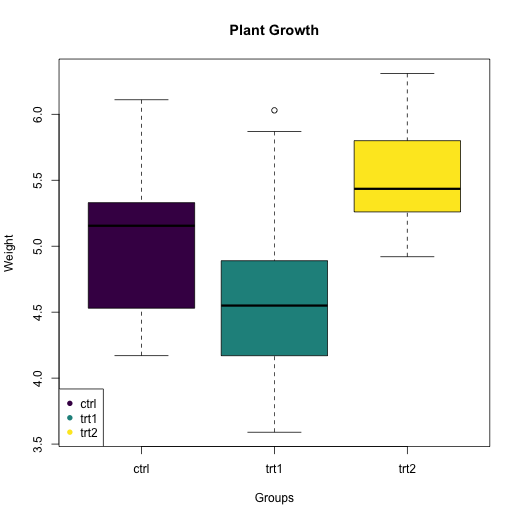

R code for this plot:
#### Setup ####
getwd() # get working directory
setwd("/Users/kris/GitHub/intersession_datav_2024/code")

# install.packages("viridis")

library(datasets) # this line loads the 
library(viridis) # this line loads the viridis library

### Data ###
data('PlantGrowth') # load "Plantgrowth" to the environment
class(PlantGrowth) # checking the class of "iris"
head(PlantGrowth) # gets the first 6 entry of the dataset

### Plotting ###
par(mfrow = c(1,1))
col.groups.unique <- viridis::viridis(length(unique(PlantGrowth$group)))
names(col.groups.unique) <- unique(PlantGrowth$group)



png("PlantGrowth.png", width = 520, height = 520)
plot(PlantGrowth$group, PlantGrowth$weight, col = col.groups.unique, 
     xlab = "Groups", ylab = "Weight", main = "Plant Growth")

legend("bottomleft", 
       legend = names(col.groups.unique), col = col.groups.unique, pch = 16)
 
dev.off() # close the current file
